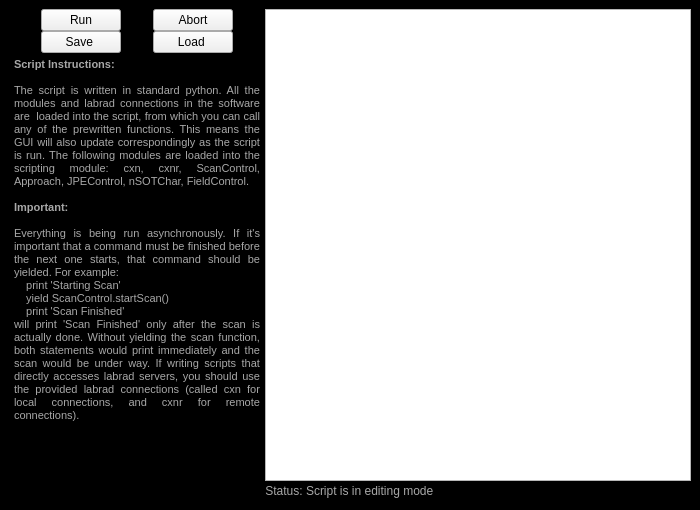
<?xml version="1.0" encoding="UTF-8"?>
<ui version="4.0">
 <class>MainWindow</class>
 <widget class="QMainWindow" name="MainWindow">
  <property name="geometry">
   <rect>
    <x>0</x>
    <y>0</y>
    <width>700</width>
    <height>510</height>
   </rect>
  </property>
  <property name="sizePolicy">
   <sizepolicy hsizetype="Fixed" vsizetype="Fixed">
    <horstretch>0</horstretch>
    <verstretch>0</verstretch>
   </sizepolicy>
  </property>
  <property name="minimumSize">
   <size>
    <width>0</width>
    <height>0</height>
   </size>
  </property>
  <property name="maximumSize">
   <size>
    <width>16777215</width>
    <height>16777215</height>
   </size>
  </property>
  <property name="windowTitle">
   <string>Scripting Window</string>
  </property>
  <property name="windowIcon">
   <iconset resource="../Resources/nSOTScannerResources.qrc">
    <normaloff>:/nSOTScanner/Pictures/jj_schema.svg</normaloff>:/nSOTScanner/Pictures/jj_schema.svg</iconset>
  </property>
  <widget class="QWidget" name="centralwidget">
   <property name="sizePolicy">
    <sizepolicy hsizetype="Fixed" vsizetype="Fixed">
     <horstretch>0</horstretch>
     <verstretch>0</verstretch>
    </sizepolicy>
   </property>
   <property name="styleSheet">
    <string notr="true">#centralwidget{
background-color: rgb(0, 0, 0);
}

QLabel{
color:rgb(168,168,168)
}

QLineEdit{
border: 1px solid rgb(100,100,100);
background-color:rgb(230,230,230);
}

QTextEdit{
border: 1px solid black;
background-color: black;
color:rgb(168,168,168);
}

QRadioButton{
color:rgb(168,168,168)
}
</string>
   </property>
   <layout class="QGridLayout" name="gridLayout">
    <item row="0" column="0">
     <layout class="QHBoxLayout" name="horizontalLayout_2" stretch="0,1">
      <property name="spacing">
       <number>0</number>
      </property>
      <property name="leftMargin">
       <number>0</number>
      </property>
      <property name="topMargin">
       <number>0</number>
      </property>
      <item>
       <layout class="QVBoxLayout" name="verticalLayout_2" stretch="0,0">
        <item>
         <layout class="QGridLayout" name="gridLayout_2">
          <item row="1" column="0">
           <widget class="QPushButton" name="push_save">
            <property name="sizePolicy">
             <sizepolicy hsizetype="Fixed" vsizetype="Fixed">
              <horstretch>0</horstretch>
              <verstretch>0</verstretch>
             </sizepolicy>
            </property>
            <property name="text">
             <string>Save </string>
            </property>
           </widget>
          </item>
          <item row="0" column="1">
           <widget class="QPushButton" name="push_abort">
            <property name="sizePolicy">
             <sizepolicy hsizetype="Fixed" vsizetype="Fixed">
              <horstretch>0</horstretch>
              <verstretch>0</verstretch>
             </sizepolicy>
            </property>
            <property name="text">
             <string>Abort</string>
            </property>
           </widget>
          </item>
          <item row="1" column="1">
           <widget class="QPushButton" name="push_load">
            <property name="sizePolicy">
             <sizepolicy hsizetype="Fixed" vsizetype="Fixed">
              <horstretch>0</horstretch>
              <verstretch>0</verstretch>
             </sizepolicy>
            </property>
            <property name="text">
             <string>Load </string>
            </property>
           </widget>
          </item>
          <item row="0" column="0">
           <widget class="QPushButton" name="push_run">
            <property name="sizePolicy">
             <sizepolicy hsizetype="Fixed" vsizetype="Fixed">
              <horstretch>0</horstretch>
              <verstretch>0</verstretch>
             </sizepolicy>
            </property>
            <property name="text">
             <string>Run</string>
            </property>
           </widget>
          </item>
         </layout>
        </item>
        <item>
         <widget class="QTextEdit" name="textEdit">
          <property name="enabled">
           <bool>true</bool>
          </property>
          <property name="sizePolicy">
           <sizepolicy hsizetype="Fixed" vsizetype="Expanding">
            <horstretch>0</horstretch>
            <verstretch>0</verstretch>
           </sizepolicy>
          </property>
          <property name="minimumSize">
           <size>
            <width>0</width>
            <height>0</height>
           </size>
          </property>
          <property name="readOnly">
           <bool>true</bool>
          </property>
          <property name="html">
           <string>&lt;!DOCTYPE HTML PUBLIC &quot;-//W3C//DTD HTML 4.0//EN&quot; &quot;http://www.w3.org/TR/REC-html40/strict.dtd&quot;&gt;
&lt;html&gt;&lt;head&gt;&lt;meta name=&quot;qrichtext&quot; content=&quot;1&quot; /&gt;&lt;style type=&quot;text/css&quot;&gt;
p, li { white-space: pre-wrap; }
&lt;/style&gt;&lt;/head&gt;&lt;body style=&quot; font-family:'MS Shell Dlg 2'; font-size:8.25pt; font-weight:400; font-style:normal;&quot;&gt;
&lt;p align=&quot;justify&quot; style=&quot; margin-top:0px; margin-bottom:0px; margin-left:0px; margin-right:0px; -qt-block-indent:0; text-indent:0px;&quot;&gt;&lt;span style=&quot; font-size:8pt; font-weight:600;&quot;&gt;Script Instructions:&lt;/span&gt;&lt;/p&gt;
&lt;p align=&quot;justify&quot; style=&quot;-qt-paragraph-type:empty; margin-top:0px; margin-bottom:0px; margin-left:0px; margin-right:0px; -qt-block-indent:0; text-indent:0px; font-size:8pt; font-weight:600;&quot;&gt;&lt;br /&gt;&lt;/p&gt;
&lt;p align=&quot;justify&quot; style=&quot; margin-top:0px; margin-bottom:0px; margin-left:0px; margin-right:0px; -qt-block-indent:0; text-indent:0px;&quot;&gt;&lt;span style=&quot; font-size:8pt;&quot;&gt;The script is written in standard python. All the modules and labrad connections in the software are  loaded into the script, from which you can call any of the prewritten functions. This means the GUI will also update correspondingly as the script is run. The following modules are loaded into the scripting module: cxn, cxnr, ScanControl, Approach, JPEControl, nSOTChar, FieldControl.&lt;/span&gt;&lt;/p&gt;
&lt;p align=&quot;justify&quot; style=&quot;-qt-paragraph-type:empty; margin-top:0px; margin-bottom:0px; margin-left:0px; margin-right:0px; -qt-block-indent:0; text-indent:0px; font-size:8pt;&quot;&gt;&lt;br /&gt;&lt;/p&gt;
&lt;p align=&quot;justify&quot; style=&quot; margin-top:0px; margin-bottom:0px; margin-left:0px; margin-right:0px; -qt-block-indent:0; text-indent:0px;&quot;&gt;&lt;span style=&quot; font-size:8pt; font-weight:600;&quot;&gt;Important:&lt;/span&gt;&lt;/p&gt;
&lt;p align=&quot;justify&quot; style=&quot;-qt-paragraph-type:empty; margin-top:0px; margin-bottom:0px; margin-left:0px; margin-right:0px; -qt-block-indent:0; text-indent:0px; font-size:8pt; font-weight:600;&quot;&gt;&lt;br /&gt;&lt;/p&gt;
&lt;p align=&quot;justify&quot; style=&quot; margin-top:0px; margin-bottom:0px; margin-left:0px; margin-right:0px; -qt-block-indent:0; text-indent:0px;&quot;&gt;&lt;span style=&quot; font-size:8pt;&quot;&gt;Everything is being run asynchronously. If it's important that a command must be finished before the next one starts, that command should be yielded. For example:&lt;/span&gt;&lt;/p&gt;
&lt;p style=&quot; margin-top:0px; margin-bottom:0px; margin-left:0px; margin-right:0px; -qt-block-indent:0; text-indent:0px;&quot;&gt;&lt;span style=&quot; font-size:8pt;&quot;&gt;    print 'Starting Scan'&lt;/span&gt;&lt;/p&gt;
&lt;p style=&quot; margin-top:0px; margin-bottom:0px; margin-left:0px; margin-right:0px; -qt-block-indent:0; text-indent:0px;&quot;&gt;&lt;span style=&quot; font-size:8pt;&quot;&gt;    yield ScanControl.startScan()&lt;/span&gt;&lt;/p&gt;
&lt;p style=&quot; margin-top:0px; margin-bottom:0px; margin-left:0px; margin-right:0px; -qt-block-indent:0; text-indent:0px;&quot;&gt;&lt;span style=&quot; font-size:8pt;&quot;&gt;    print 'Scan Finished'&lt;/span&gt;&lt;/p&gt;
&lt;p align=&quot;justify&quot; style=&quot; margin-top:0px; margin-bottom:0px; margin-left:0px; margin-right:0px; -qt-block-indent:0; text-indent:0px;&quot;&gt;&lt;span style=&quot; font-size:8pt;&quot;&gt;will print 'Scan Finished' only after the scan is actually done. Without yielding the scan function, both statements would print immediately and the scan would be under way. If writing scripts that directly accesses labrad servers, you should use the provided labrad connections (called cxn for local connections, and cxnr for remote connections).&lt;/span&gt;&lt;/p&gt;&lt;/body&gt;&lt;/html&gt;</string>
          </property>
         </widget>
        </item>
       </layout>
      </item>
      <item>
       <layout class="QVBoxLayout" name="verticalLayout">
        <property name="spacing">
         <number>0</number>
        </property>
        <item>
         <widget class="QPlainTextEdit" name="codeEditor"/>
        </item>
        <item>
         <layout class="QHBoxLayout" name="horizontalLayout">
          <item>
           <widget class="QLabel" name="label">
            <property name="text">
             <string>Status: </string>
            </property>
            <property name="alignment">
             <set>Qt::AlignRight|Qt::AlignTrailing|Qt::AlignVCenter</set>
            </property>
           </widget>
          </item>
          <item>
           <widget class="QLabel" name="label_status">
            <property name="sizePolicy">
             <sizepolicy hsizetype="Minimum" vsizetype="Fixed">
              <horstretch>0</horstretch>
              <verstretch>0</verstretch>
             </sizepolicy>
            </property>
            <property name="toolTip">
             <string>&lt;html&gt;&lt;head/&gt;&lt;body&gt;&lt;p&gt;&lt;img src=&quot;:/nSOTScanner/Pictures/SQUIDRotated.png&quot;/&gt;&lt;/p&gt;&lt;/body&gt;&lt;/html&gt;</string>
            </property>
            <property name="text">
             <string>Script is in editing mode</string>
            </property>
           </widget>
          </item>
          <item>
           <spacer name="horizontalSpacer">
            <property name="orientation">
             <enum>Qt::Horizontal</enum>
            </property>
            <property name="sizeHint" stdset="0">
             <size>
              <width>40</width>
              <height>20</height>
             </size>
            </property>
           </spacer>
          </item>
         </layout>
        </item>
       </layout>
      </item>
     </layout>
    </item>
   </layout>
  </widget>
 </widget>
 <resources>
  <include location="../Resources/nSOTScannerResources.qrc"/>
 </resources>
 <connections/>
</ui>
